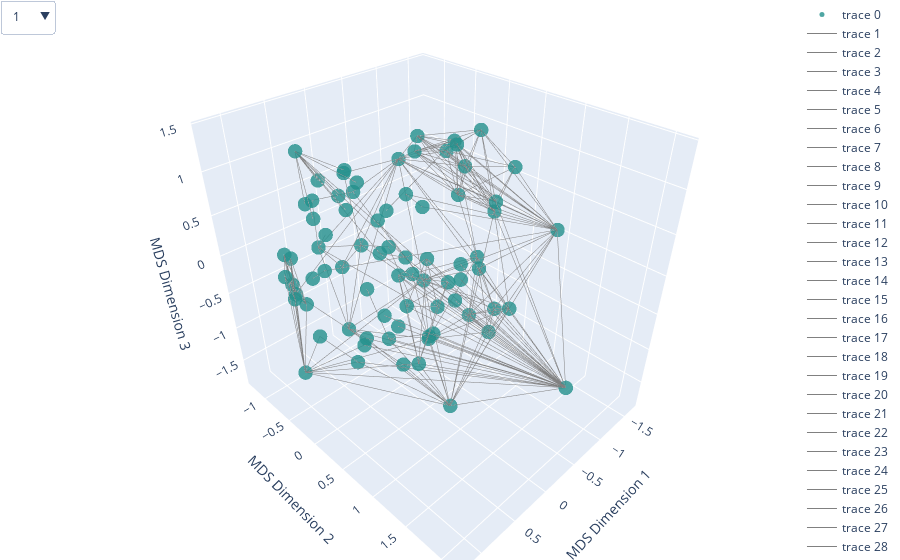

Notebook source saved alongside this figure:
### Markdown cell above
# MDS

### Code cell
def plot_mds(similarities, node_list, edge_list, n_components=2, interactive=False):  
    mds = MDS(n_components=n_components,max_iter=1000)
    embeddings = mds.fit_transform(1 - similarities)

    inertias = []
    for k in range(1, min(10, len(node_list))): 
        kmeans = KMeans(n_clusters=k)
        kmeans.fit(embeddings)
        inertias.append(kmeans.inertia_)

    plt.figure(figsize=(10, 6))
    plt.plot(range(1, min(10, len(node_list))), inertias, marker='o', linestyle='--')
    plt.xlabel('Number of clusters')
    plt.ylabel('Inertia')
    plt.title('Elbow Method For Optimal Number of Clusters')
    plt.xticks(range(1, min(10, len(node_list))))
    plt.grid(True)
    plt.show()

    optimal_k = np.argmin(np.diff(inertias)) + 1
    kmeans = KMeans(n_clusters=optimal_k)
    print(f"Optimal number of clusters: {optimal_k}") 
    labels = kmeans.fit_predict(embeddings)

    plt.figure(figsize=(10, 8))
    plt.scatter(embeddings[:, 0], embeddings[:, 1], c='blue', s=50)

    for edge in edge_list:
        u, v = edge
        u_index = node_list.index(u)
        v_index = node_list.index(v)
        plt.plot([embeddings[u_index, 0], embeddings[v_index, 0]], 
                    [embeddings[u_index, 1], embeddings[v_index, 1]], 
                    color='gray', alpha=0.5)

    for i, node_number in enumerate(node_list):
        plt.text(embeddings[i, 0], embeddings[i, 1], node_number, color='black')

    plt.title('MDS Visualization of Node Similarities')
    plt.xlabel('MDS Dimension 1')
    plt.ylabel('MDS Dimension 2')
    plt.grid(True)
    plt.show()

    if interactive:
        trace = go.Scatter3d(
            x=embeddings[:, 0],
            y=embeddings[:, 1],
            z=embeddings[:, 2],
            mode='markers',
            text=node_list,
            hoverinfo='text',
            marker=dict(
                size=5,
                color=labels,
                colorscale='Viridis',
                opacity=0.8
            )
        )
        
        edge_traces = []
        for edge in edge_list:
            u, v = edge
            u_index = node_list.index(u)
            v_index = node_list.index(v)
            edge_trace = go.Scatter3d(
                x=[embeddings[u_index, 0], embeddings[v_index, 0]],
                y=[embeddings[u_index, 1], embeddings[v_index, 1]],
                z=[embeddings[u_index, 2], embeddings[v_index, 2]],
                mode='lines',
                line=dict(color='gray', width=1),
                hoverinfo='none'
            )
            edge_traces.append(edge_trace)
        
        dropdown_buttons = [
            {
                'label': node,
                'method': 'update',
                'args': [
                    {'selectedpoints': [node_list.index(node)]},
                    {'marker.color': ['rgba(255,0,0,1)' if i == node_list.index(node) else 'rgba(0,0,0,1)' for i in range(len(node_list))]}
                ]
            }
            for node in node_list
        ]

        updatemenu = [
            {
                'buttons': dropdown_buttons,
                'direction': 'down',
                'showactive': True,
            }
        ]

        layout = go.Layout(
            scene=dict(
                xaxis=dict(title='MDS Dimension 1'),
                yaxis=dict(title='MDS Dimension 2'),
                zaxis=dict(title='MDS Dimension 3')
            ),
            margin=dict(l=0, r=0, b=0, t=0),
            updatemenus=updatemenu
        )

        fig = go.Figure(data=[trace] + edge_traces, layout=layout)
        fig.show()

plot_mds(similarity_matrix, node_list, edge_list, n_components=3, interactive=True)
